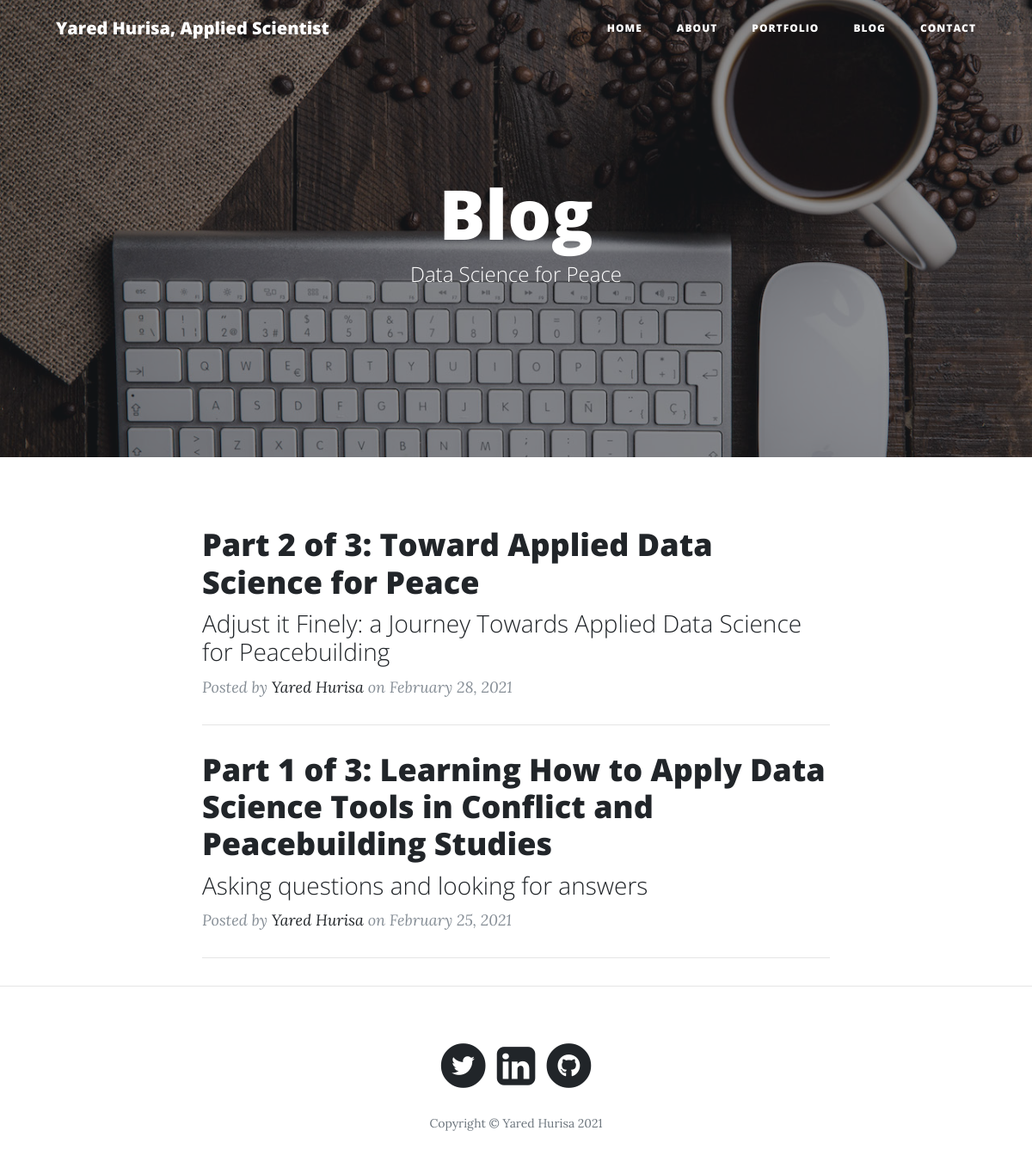
/blog, run on an earlier commit of the app's database.
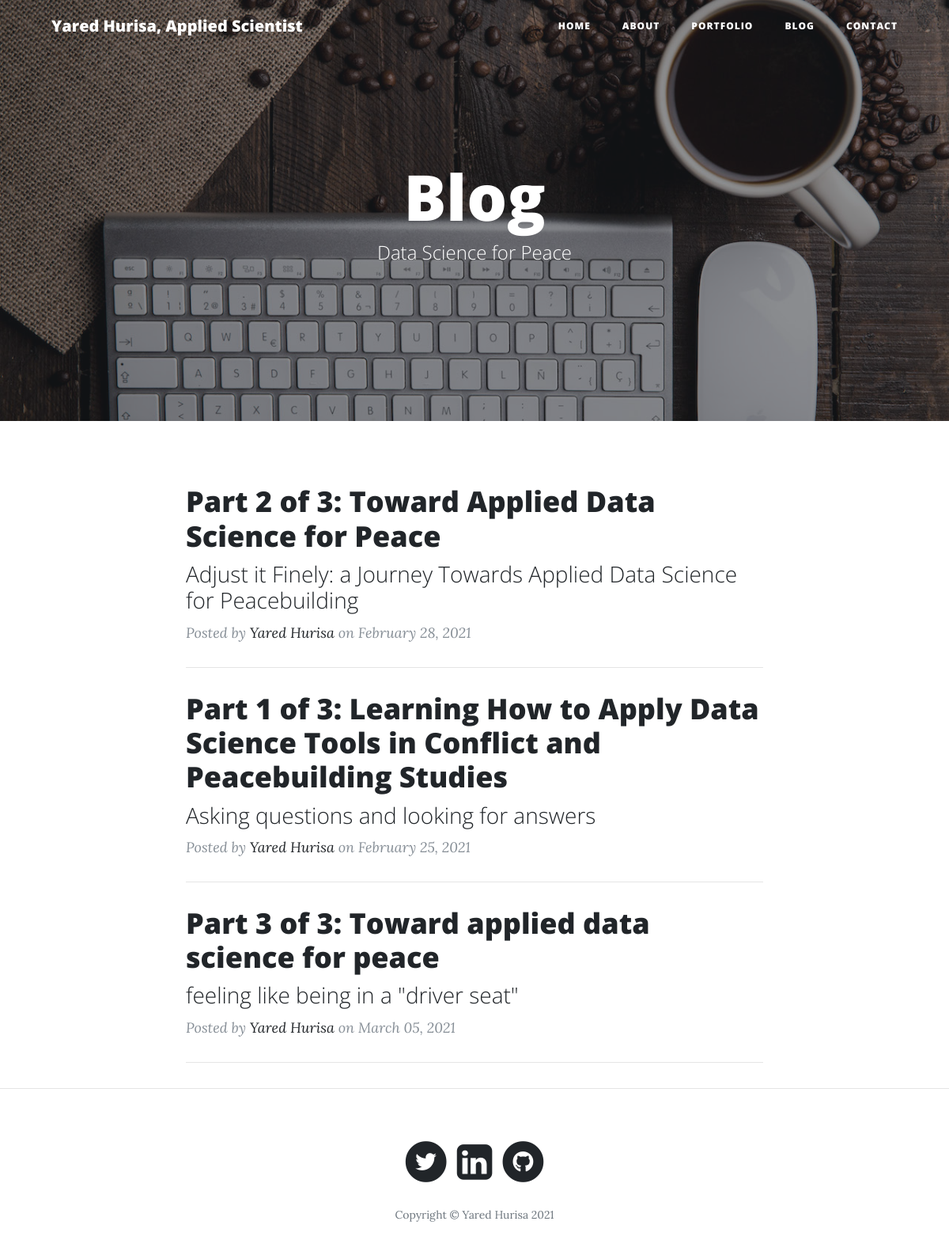
And on a later commit of the database.
### app.py (models this page shows, shortened)
class Posts(db.Model):
    __tablename__ = "Blogpost"
    id = db.Column(db.Integer, primary_key=True)
    title = db.Column(db.String(255))
    subtitle = db.Column(db.String(255))
    content = db.Column(db.Text)
    author = db.Column(db.String(255))
    date_posted = db.Column(db.DateTime)
    slug = db.Column(db.String(255))

### app.py (the view)
@app.route("/blog")
def blog():
    posts = Posts.query.all()
    return render_template("blog.html", posts=posts)

### templates/blog.html (shortened to what this page needs)
<!DOCTYPE html>
<html lang="en">
  <head>
    <link
      href="../static/vendor/bootstrap/css/bootstrap.min.css"
      rel="stylesheet"
    />
    <link
      href="../static/vendor/fontawesome-free/css/all.min.css"
      rel="stylesheet"
      type="text/css"
    />
    <link href="../static/css/clean-blog.min.css" rel="stylesheet" />
  </head>
  <body>
    <nav class="navbar navbar-expand-lg navbar-light fixed-top" id="mainNav">
      <div class="container">
        <a class="navbar-brand" href="/">Yared Hurisa, Applied Scientist</a>
        <div class="collapse navbar-collapse" id="navbarResponsive">
          <ul class="navbar-nav ml-auto">
            <li class="nav-item">
              <a class="nav-link" href="/">Home</a>
            </li>
            <li class="nav-item">
              <a class="nav-link" href="/about">About</a>
            </li>
            <li class="nav-item">
            <a class="nav-link" href="/portfolio">Portfolio</a>
          </li>
            <li class="nav-item">
              <a class="nav-link" href="/blog">Blog</a>
            </li>
            <li class="nav-item">
              <a class="nav-link" href="/contact">Contact</a>
            </li>
          </ul>
        </div>
      </div>
    </nav>
    <header
      class="masthead"
      style="background-image: url('../static/img/blog.jpeg')"
    >
      <div class="overlay"></div>
      <div class="container">
        <div class="row">
          <div class="col-lg-8 col-md-10 mx-auto">
            <div class="site-heading">
              <h1>Blog</h1>
              <span class="subheading">Data Science for Peace</span>
            </div>
          </div>
        </div>
      </div>
    </header>
    <div class="container">
      <div class="row">
        <div class="col-lg-8 col-md-10 mx-auto">
          {% for post in posts %}
          <div class="post-preview">
            <a href={{"/post/" + post.slug}}>
              <h2 class="post-title">
                {{post.title}}
              </h2>
              <h3 class="post-subtitle">
                {{post.subtitle}}
              </h3>
            </a>
            <p class="post-meta">
              Posted by
              <a href="#">{{post.author}}</a>
              on {{post.date_posted.strftime('%B %d, %Y')}}
            </p>
          </div>
          <hr />
          {% endfor %}
        </div>
      </div>
    </div>
<hr />
<footer>
  <div class="container">
    <div class="row">
      <div class="col-lg-8 col-md-10 mx-auto">
        <ul class="list-inline text-center">
          <li class="list-inline-item">
            <a href="https://twitter.com/yaredlemma6" target="_blank" rel="noopener noreferrer">
              <span class="fa-stack fa-lg">
                <i class="fas fa-circle fa-stack-2x"></i>
                <i class="fab fa-twitter fa-stack-1x fa-inverse"></i>
              </span>
            </a>
          <li class="list-inline-item">
             <a href="https://www.linkedin.com/in/yared-lemma/" target="_blank" rel="noopener noreferrer">
                <span class="fa-stack fa-lg">
                  <link rel="stylesheet" href="https://cdnjs.cloudflare.com/ajax/libs/font-awesome/4.7.0/css/font-awesome.min.css">
                  <i style="font-size:52px" class="fa">&#xf08c;</i>
                </span>
             </a>
          <li class="list-inline-item">
              <a href="https://github.com/ylh4" target="_blank" rel="noopener noreferrer">
                <span class="fa-stack fa-lg">
                  <i class="fas fa-circle fa-stack-2x"></i>
                  <i class="fab fa-github fa-stack-1x fa-inverse"></i>
                </span>
              </a>
          </li>
        </ul>
        <p class="copyright text-muted">
          Copyright &copy; Yared Hurisa 2021
        </p>
      </div>
    </div>
  </div>
</footer>
</body>
</html>

What changed in the data, as far as the page shows it:
added Posts: title "Part 3 of 3: Toward applied data science for peace", subtitle "feeling like being in a \"driver seat\"", author "Yared Hurisa", date_posted "March 05, 2021"
